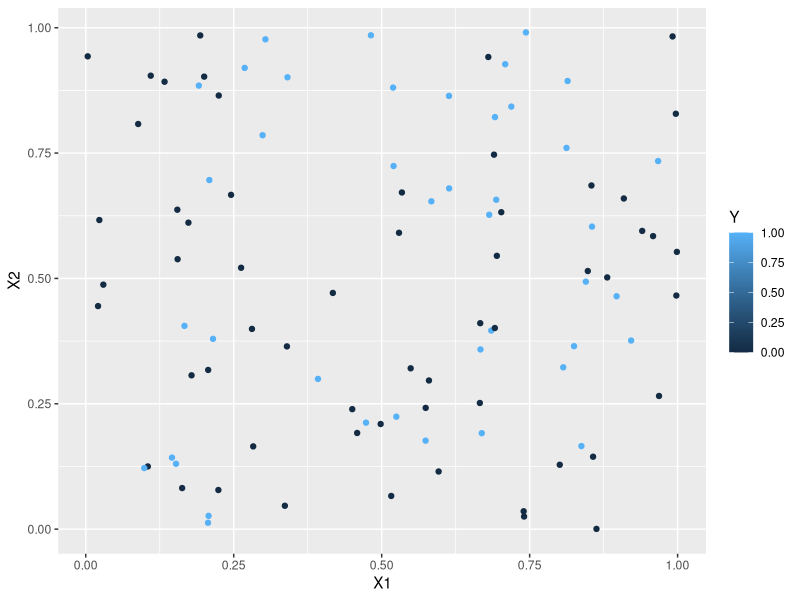
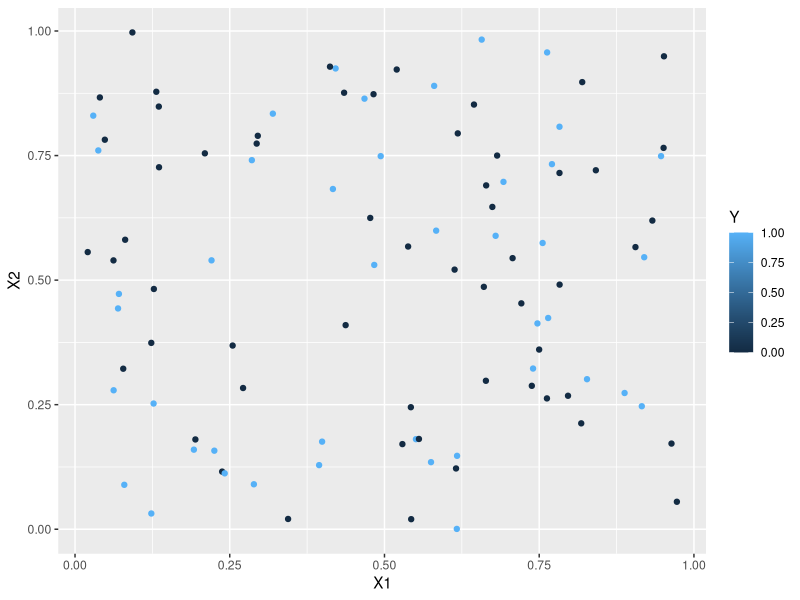

The R script that drew these images, in order:
## ---- chunk 1
library(class)
library(tidyverse)
## ---- chunk 2
#Generative model
set.seed(116) #setting a random seed so that we can reproduce everything exactly if we want to

generate_y <- function(x1,x2) { #two input parameters to generate the output y
  logit <- x1 -2*x2 -2*x1^2 + x2^2 + 3*x1*x2
  p <- exp(logit)/(1+exp(logit)) #apply the inverse logit function
  y <- rbinom(1,1,p) #y becomes a 0 (with prob 1-p) or a 1 with probability p
}
## ---- chunk 3
# Generate a dataset with 100 points
set.seed(116)
n = 100
X1 <- runif(n,0,1)
X2 <- runif(n,0,1)

#I'm going to use a for loop to generate 100 y's
Y <- rep(0,n) #initializing my Y to be a vector of 0's
for (i in 1:n) {
  Y[i] <- generate_y(X1[i],X2[i])
}

sum(Y) #How many 0's and 1's were predicted? In this training set, 42% were 1's. However, almost 48% are 1's when n is large. That's quite close to 50/50 so we shouldn't have issues with "imbalance," which is something we'll learn about later in the semester.

training <- cbind(X1,X2,Y) #combining all of my variables into a training dataset
ggplot(data=training, aes(x=X1, y=X2, color=Y)) +
  geom_point()
## ---- chunk 4
# Create the training dataset as above using seed=116
# Create a testing dataset using seed=121

set.seed(121)
n = 100
X1 <- runif(n,0,1)
X2 <- runif(n,0,1)

#I'm going to use a for loop to generate 100 y's
Y <- rep(0,n) #initializing my Y to be a vector of 0's
for (i in 1:n) {
  Y[i] <- generate_y(X1[i],X2[i])
}

sum(Y) #43 1's, which is much closer to the 51.5% true rate
testing <- cbind(X1,X2,Y)

#Let's plot the test set. Does it look like the training set? Yeah, looks similar.
ggplot(data=testing, aes(x=X1, y=X2, color=Y)) +
  geom_point()
